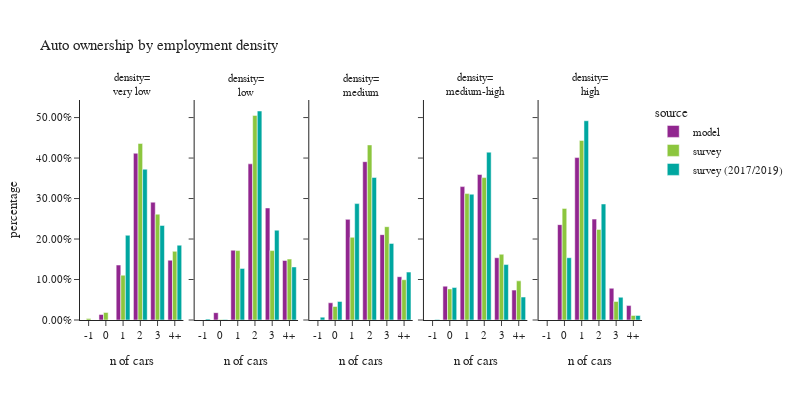

The cell this chart's notebook holds for it:
### Code cell
plot_auto(hh.dropna(subset=['emp_density_group']),'emp_density_group','employment density','density')

### Figure 1 — Plotly figure (JSON) as saved in the notebook; plotly's stock layout.template omitted (floating-point values rounded to 4 significant figures)
{"data": [{"alignmentgroup": "True", "customdata": [[0], [3315], [33040], [100232], [70824], [35954]], "hovertemplate": "source=model<br>emp_density_group=very low<br>auto_ownership_simple=%{x}<br>percentage=%{y}<br>sample count=%{customdata[0]}<extra></extra>", "legendgroup": "model", "marker": {"color": "#91268F", "pattern": {"shape": ""}}, "name": "model", "offsetgroup": "model", "orientation": "v", "showlegend": true, "textposition": "auto", "type": "bar", "x": ["-1", "0", "1", "2", "3", "4+"], "xaxis": "x", "y": [0.0, 0.01362, 0.1358, 0.4119, 0.291, 0.1477], "yaxis": "y"}, {"alignmentgroup": "True", "customdata": [[0], [3460], [32876], [73546], [52769], [28026]], "hovertemplate": "source=model<br>emp_density_group=low<br>auto_ownership_simple=%{x}<br>percentage=%{y}<br>sample count=%{customdata[0]}<extra></extra>", "legendgroup": "model", "marker": {"color": "#91268F", "pattern": {"shape": ""}}, "name": "model", "offsetgroup": "model", "orientation": "v", "showlegend": false, "textposition": "auto", "type": "bar", "x": ["-1", "0", "1", "2", "3", "4+"], "xaxis": "x2", "y": [0.0, 0.01815, 0.1724, 0.3857, 0.2767, 0.147], "yaxis": "y2"}, {"alignmentgroup": "True", "customdata": [[0], [18466], [107888], [169747], [91516], [46434]], "hovertemplate": "source=model<br>emp_density_group=medium<br>auto_ownership_simple=%{x}<br>percentage=%{y}<br>sample count=%{customdata[0]}<extra></extra>", "legendgroup": "model", "marker": {"color": "#91268F", "pattern": {"shape": ""}}, "name": "model", "offsetgroup": "model", "orientation": "v", "showlegend": false, "textposition": "auto", "type": "bar", "x": ["-1", "0", "1", "2", "3", "4+"], "xaxis": "x3", "y": [0.0, 0.04254, 0.2486, 0.3911, 0.2108, 0.107], "yaxis": "y3"}, {"alignmentgroup": "True", "customdata": [[0], [36272], [143000], [155945], [66748], [32039]], "hovertemplate": "source=model<br>emp_density_group=medium-high<br>auto_ownership_simple=%{x}<br>percentage=%{y}<br>sample count=%{customdata[0]}<extra></extra>", "legendgroup": "model", "marker": {"color": "#91268F", "pattern": {"shape": ""}}, "name": "model", "offsetgroup": "model", "orientation": "v", "showlegend": false, "textposition": "auto", "type": "bar", "x": ["-1", "0", "1", "2", "3", "4+"], "xaxis": "x4", "y": [0.0, 0.08358, 0.3295, 0.3593, 0.1538, 0.07382], "yaxis": "y4"}, {"alignmentgroup": "True", "customdata": [[0], [102248], [174122], [108164], [34034], [15464]], "hovertemplate": "source=model<br>emp_density_group=high<br>auto_ownership_simple=%{x}<br>percentage=%{y}<br>sample count=%{customdata[0]}<extra></extra>", "legendgroup": "model", "marker": {"color": "#91268F", "pattern": {"shape": ""}}, "name": "model", "offsetgroup": "model", "orientation": "v", "showlegend": false, "textposition": "auto", "type": "bar", "x": ["-1", "0", "1", "2", "3", "4+"], "xaxis": "x5", "y": [0.0, 0.2356, 0.4012, 0.2492, 0.07841, 0.03563], "yaxis": "y5"}, {"alignmentgroup": "True", "customdata": [[1], [6], [86], [156], [53], [23]], "hovertemplate": "source=survey<br>emp_density_group=very low<br>auto_ownership_simple=%{x}<br>percentage=%{y}<br>sample count=%{customdata[0]}<extra></extra>", "legendgroup": "survey", "marker": {"color": "#8CC63E", "pattern": {"shape": ""}}, "name": "survey", "offsetgroup": "survey", "orientation": "v", "showlegend": true, "textposition": "auto", "type": "bar", "x": ["-1", "0", "1", "2", "3", "4+"], "xaxis": "x", "y": [0.003559, 0.01866, 0.1107, 0.4361, 0.2614, 0.1696], "yaxis": "y"}, {"alignmentgroup": "True", "customdata": [[0], [3], [71], [136], [46], [25]], "hovertemplate": "source=survey<br>emp_density_group=low<br>auto_ownership_simple=%{x}<br>percentage=%{y}<br>sample count=%{customdata[0]}<extra></extra>", "legendgroup": "survey", "marker": {"color": "#8CC63E", "pattern": {"shape": ""}}, "name": "survey", "offsetgroup": "survey", "orientation": "v", "showlegend": false, "textposition": "auto", "type": "bar", "x": ["-1", "0", "1", "2", "3", "4+"], "xaxis": "x2", "y": [0.0, 0.001244, 0.1715, 0.5054, 0.1714, 0.1505], "yaxis": "y2"}, {"alignmentgroup": "True", "customdata": [[0], [18], [201], [230], [79], [34]], "hovertemplate": "source=survey<br>emp_density_group=medium<br>auto_ownership_simple=%{x}<br>percentage=%{y}<br>sample count=%{customdata[0]}<extra></extra>", "legendgroup": "survey", "marker": {"color": "#8CC63E", "pattern": {"shape": ""}}, "name": "survey", "offsetgroup": "survey", "orientation": "v", "showlegend": false, "textposition": "auto", "type": "bar", "x": ["-1", "0", "1", "2", "3", "4+"], "xaxis": "x3", "y": [0.0, 0.03335, 0.2042, 0.4324, 0.2305, 0.0995], "yaxis": "y3"}, {"alignmentgroup": "True", "customdata": [[0], [68], [371], [280], [61], [21]], "hovertemplate": "source=survey<br>emp_density_group=medium-high<br>auto_ownership_simple=%{x}<br>percentage=%{y}<br>sample count=%{customdata[0]}<extra></extra>", "legendgroup": "survey", "marker": {"color": "#8CC63E", "pattern": {"shape": ""}}, "name": "survey", "offsetgroup": "survey", "orientation": "v", "showlegend": false, "textposition": "auto", "type": "bar", "x": ["-1", "0", "1", "2", "3", "4+"], "xaxis": "x4", "y": [0.0, 0.07682, 0.3122, 0.3518, 0.1625, 0.09671], "yaxis": "y4"}, {"alignmentgroup": "True", "customdata": [[0], [477], [847], [232], [29], [15]], "hovertemplate": "source=survey<br>emp_density_group=high<br>auto_ownership_simple=%{x}<br>percentage=%{y}<br>sample count=%{customdata[0]}<extra></extra>", "legendgroup": "survey", "marker": {"color": "#8CC63E", "pattern": {"shape": ""}}, "name": "survey", "offsetgroup": "survey", "orientation": "v", "showlegend": false, "textposition": "auto", "type": "bar", "x": ["-1", "0", "1", "2", "3", "4+"], "xaxis": "x5", "y": [0.0, 0.2757, 0.4435, 0.2237, 0.04575, 0.01141], "yaxis": "y5"}, {"alignmentgroup": "True", "customdata": [[0], [0], [77], [149], [59], [27]], "hovertemplate": "source=survey (2017/2019)<br>emp_density_group=very low<br>auto_ownership_simple=%{x}<br>percentage=%{y}<br>sample count=%{customdata[0]}<extra></extra>", "legendgroup": "survey (2017/2019)", "marker": {"color": "#00A7A0", "pattern": {"shape": ""}}, "name": "survey (2017/2019)", "offsetgroup": "survey (2017/2019)", "orientation": "v", "showlegend": true, "textposition": "auto", "type": "bar", "x": ["-1", "0", "1", "2", "3", "4+"], "xaxis": "x", "y": [0.0, 0.0, 0.2092, 0.3724, 0.2335, 0.1848], "yaxis": "y"}, {"alignmentgroup": "True", "customdata": [[1], [2], [62], [129], [50], [34]], "hovertemplate": "source=survey (2017/2019)<br>emp_density_group=low<br>auto_ownership_simple=%{x}<br>percentage=%{y}<br>sample count=%{customdata[0]}<extra></extra>", "legendgroup": "survey (2017/2019)", "marker": {"color": "#00A7A0", "pattern": {"shape": ""}}, "name": "survey (2017/2019)", "offsetgroup": "survey (2017/2019)", "orientation": "v", "showlegend": false, "textposition": "auto", "type": "bar", "x": ["-1", "0", "1", "2", "3", "4+"], "xaxis": "x2", "y": [0.002227, 0.001072, 0.1275, 0.5162, 0.2219, 0.1311], "yaxis": "y2"}, {"alignmentgroup": "True", "customdata": [[1], [21], [203], [287], [96], [36]], "hovertemplate": "source=survey (2017/2019)<br>emp_density_group=medium<br>auto_ownership_simple=%{x}<br>percentage=%{y}<br>sample count=%{customdata[0]}<extra></extra>", "legendgroup": "survey (2017/2019)", "marker": {"color": "#00A7A0", "pattern": {"shape": ""}}, "name": "survey (2017/2019)", "offsetgroup": "survey (2017/2019)", "orientation": "v", "showlegend": false, "textposition": "auto", "type": "bar", "x": ["-1", "0", "1", "2", "3", "4+"], "xaxis": "x3", "y": [0.00705, 0.04586, 0.2875, 0.3521, 0.1892, 0.1183], "yaxis": "y3"}, {"alignmentgroup": "True", "customdata": [[1], [73], [469], [368], [69], [21]], "hovertemplate": "source=survey (2017/2019)<br>emp_density_group=medium-high<br>auto_ownership_simple=%{x}<br>percentage=%{y}<br>sample count=%{customdata[0]}<extra></extra>", "legendgroup": "survey (2017/2019)", "marker": {"color": "#00A7A0", "pattern": {"shape": ""}}, "name": "survey (2017/2019)", "offsetgroup": "survey (2017/2019)", "orientation": "v", "showlegend": false, "textposition": "auto", "type": "bar", "x": ["-1", "0", "1", "2", "3", "4+"], "xaxis": "x4", "y": [0.0009441, 0.08019, 0.3107, 0.4145, 0.1369, 0.0567], "yaxis": "y4"}, {"alignmentgroup": "True", "customdata": [[0], [981], [2149], [729], [73], [23]], "hovertemplate": "source=survey (2017/2019)<br>emp_density_group=high<br>auto_ownership_simple=%{x}<br>percentage=%{y}<br>sample count=%{customdata[0]}<extra></extra>", "legendgroup": "survey (2017/2019)", "marker": {"color": "#00A7A0", "pattern": {"shape": ""}}, "name": "survey (2017/2019)", "offsetgroup": "survey (2017/2019)", "orientation": "v", "showlegend": false, "textposition": "auto", "type": "bar", "x": ["-1", "0", "1", "2", "3", "4+"], "xaxis": "x5", "y": [0.0, 0.1538, 0.4922, 0.2866, 0.05619, 0.01123], "yaxis": "y5"}], "layout": {"annotations": [{"font": {}, "showarrow": false, "text": "density=<br>very low", "x": 0.092, "xanchor": "center", "xref": "paper", "y": 1.0, "yanchor": "bottom", "yref": "paper"}, {"font": {}, "showarrow": false, "text": "density=<br>low", "x": 0.296, "xanchor": "center", "xref": "paper", "y": 1.0, "yanchor": "bottom", "yref": "paper"}, {"font": {}, "showarrow": false, "text": "density=<br>medium", "x": 0.5, "xanchor": "center", "xref": "paper", "y": 1.0, "yanchor": "bottom", "yref": "paper"}, {"font": {}, "showarrow": false, "text": "density=<br>medium-high", "x": 0.704, "xanchor": "center", "xref": "paper", "y": 1.0, "yanchor": "bottom", "yref": "paper"}, {"font": {}, "showarrow": false, "text": "density=<br>high", "x": 0.908, "xanchor": "center", "xref": "paper", "y": 1.0, "yanchor": "bottom", "yref": "paper"}], "barmode": "group", "font": {"size": 11}, "height": 400, "legend": {"title": {"text": "source"}, "tracegroupgap": 0}, "title": {"text": "Auto ownership by employment density"}, "width": 800, "xaxis": {"anchor": "y", "domain": [0.0, 0.184], "title": {"text": "n of cars"}}, "xaxis2": {"anchor": "y2", "domain": [0.204, 0.388], "matches": "x", "title": {"text": "n of cars"}}, "xaxis3": {"anchor": "y3", "domain": [0.408, 0.592], "matches": "x", "title": {"text": "n of cars"}}, "xaxis4": {"anchor": "y4", "domain": [0.612, 0.796], "matches": "x", "title": {"text": "n of cars"}}, "xaxis5": {"anchor": "y5", "domain": [0.816, 1.0], "matches": "x", "title": {"text": "n of cars"}}, "yaxis": {"anchor": "x", "domain": [0.0, 1.0], "tickformat": ".2%", "title": {"text": "percentage"}}, "yaxis2": {"anchor": "x2", "domain": [0.0, 1.0], "matches": "y", "showticklabels": false, "tickformat": ".2%"}, "yaxis3": {"anchor": "x3", "domain": [0.0, 1.0], "matches": "y", "showticklabels": false, "tickformat": ".2%"}, "yaxis4": {"anchor": "x4", "domain": [0.0, 1.0], "matches": "y", "showticklabels": false, "tickformat": ".2%"}, "yaxis5": {"anchor": "x5", "domain": [0.0, 1.0], "matches": "y", "showticklabels": false, "tickformat": ".2%"}}}
